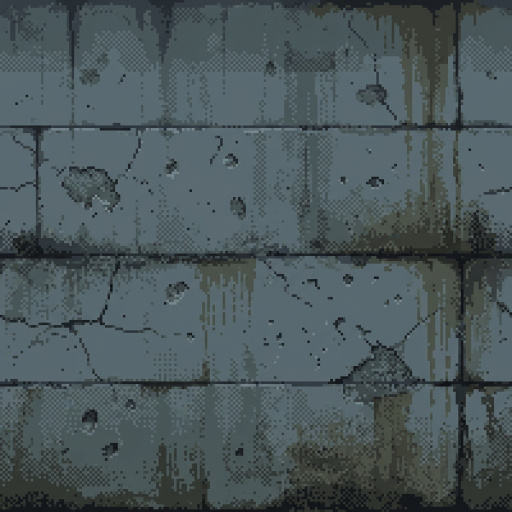
#> input picture pieces/sina-test/tex/basement.jpg, 1024 x 1024 px, given in place of basement.jpg_m.jpg, which was not available (shown at 1/2 size)
$ python layers.py ../../sina-test/tex/basement.jpg
#> lines starting #> are read from the running program, lines starting #| are printed output that depends on the picture; after the words box and inside, x2 and y2 are one past the last pixel; in counts of white or black regions, pixels touching at a corner belong together; pictures that were not available may be replaced by others from this repository, and a replacement may not be noted
# layers.py: splits board images into a foreground layer and an inpainted background for parallax.
# For each <name>, gen/layers/<name>_m.jpg is a Flow edit of the same image with everything but the foreground replaced by
# flat magenta. The magenta key (strong chroma, connected to the border) gives the mask on Flow's pixels; it is
# box-sampled onto the 240x134 native grid and applied to the native image (assets/<name>.png), so the pixels stay the
# approved ones. Background: the masked cells (grown 2 cells) are filled from the nearest unmasked cell in the same row,
# then the column (a stretched plate: only slivers of it ever show while the layers move a few cells).
import sys, numpy as np
from PIL import Image
from scipy import ndimage
D = '/Users/alanleiva/claude-proyectos/pieces/bells/'
NAMES = sys.argv[1:] or ['b02_plague', 'b02_war', 'b03_monks', 'b03_villagers', 'b04_died', 'b05_bell', 'b06_dogs', 'b07_window', 'b09_sunrise',
         'b12_rope', 'b16_historians', 'b20_empty', 'b21_carry', 'b23_above', 'b25_rang', 'b27_monk', 'b28_town', 'b29_empty']
STRUCT = {'b05_bell', 'b20_empty', 'b23_above', 'b25_rang', 'b29_empty'}
def fill_rows(img, m):   # nearest valid cell in 2D (a row-only fill smeared shadows across the ground)
    if not m.any(): return img.copy()
    _, (iy, ix) = ndimage.distance_transform_edt(m, return_indices=True)
    return img[iy, ix]
def fill_rows_old(img, m):
    out = img.copy(); h, w = m.shape
    for y in range(h):
        row = m[y]
        if not row.any(): continue
        if row.all(): continue
        idx = np.where(~row)[0]
        xs = np.arange(w); j = np.searchsorted(idx, xs); jl = idx[np.clip(j - 1, 0, len(idx) - 1)]; jr = idx[np.clip(j, 0, len(idx) - 1)]
        near = np.where(np.abs(xs - jl) <= np.abs(jr - xs), jl, jr)
        out[y, row] = img[y, near[row]]
    rows_all = m.all(1)
    for y in np.where(rows_all)[0]:   # fully masked rows: copy the nearest row
        free = np.where(~rows_all)[0]
        if not len(free): break
        out[y] = out[free[np.argmin(np.abs(free - y))]]
    return out
for n in NAMES:
    e = np.asarray(Image.open(D + f'gen/layers/{n}_m.jpg').convert('RGB')).astype(np.float32)
    mag = (e[..., 0] > 150) & (e[..., 2] > 150) & (e[..., 1] < 110)
#> mag: shape (1024, 1024) bool; every value is 0
    lab, _ = ndimage.label(mag); edge = np.unique(np.concatenate([lab[0], lab[-1], lab[:, 0], lab[:, -1]]))
#> after `lab, _ = ndimage.label(mag)`: lab: shape (1024, 1024) int32; every value is 0
#> after `edge = np.unique(np.concatenate([lab[0], lab[-1], lab[:, 0], lab[:, -1`: edge = [0]
    bg = np.isin(lab, edge[edge > 0]) | mag
    fg = ~ndimage.binary_dilation(bg, iterations=2)
#> fg: shape (1024, 1024) bool; every value is 1
    if n not in STRUCT: fg = ndimage.binary_fill_holes(fg)   # figures: no see-through holes; arches/towers keep their openings
    nat = np.asarray(Image.open(D + f'assets/{n}.png').convert('RGBA'))
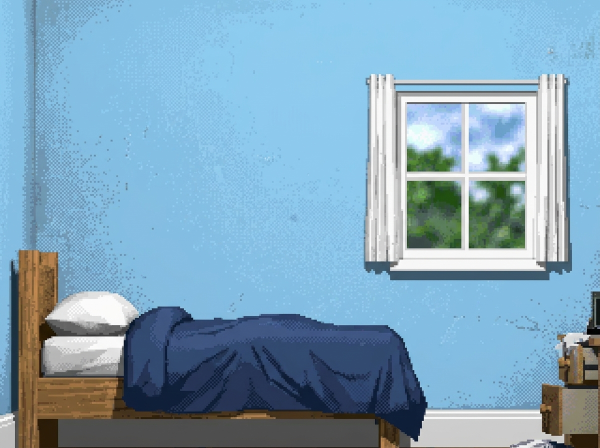
#> input picture pieces/sina-test/tex/bedroom.jpg, 1200 x 896 px, given in place of basement.jpg.png, which was not available (shown at 1/2 size)
    h, w = nat.shape[:2]
#> h = 896; w = 1200
    m = np.asarray(Image.fromarray((fg * 255).astype(np.uint8)).resize((w, h), Image.BOX)) > 110
#> m: shape (896, 1200) bool; every value is 1
    m = ndimage.binary_opening(m, iterations=1)
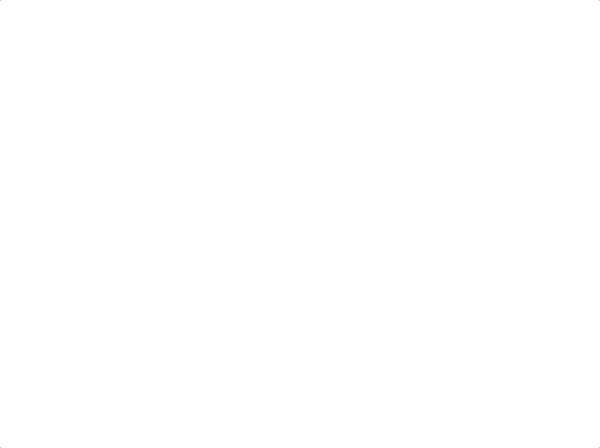
#> m: shape (896, 1200) bool (shown at 1/2 size); 100% white; black in thin lines or dots
    lab, k = ndimage.label(m)
#> lab: shape (896, 1200) int32; values 0 (black) and 1 (white), 100% white; black in thin lines or dots
#> k = 1
    if k > 1:   # drop tiny islands
        sz = ndimage.sum(m, lab, range(1, k + 1)); m = np.isin(lab, 1 + np.where(sz >= 12)[0])
    # parts the Flow isolation missed (a paw, a hand, a foot on snow): dark cells within 4 cells of the figure that sit on
    # a light background (judged on a first fill) and connect to the figure join the fg, so nothing of it stays in the bg
    first = fill_rows(nat[..., :3], ndimage.binary_dilation(m, iterations=2))[..., 0]
#> in fill_rows, `_, (iy, ix) = ndimage.distance_transform_edt(m, return_indices=True)`: iy: shape (896, 1200) int32; every value is -1
#> in fill_rows, `_, (iy, ix) = ndimage.distance_transform_edt(m, return_indices=True)`: ix: shape (896, 1200) int32; every value is 0
#> first: shape (896, 1200); every value is 188
    cand = ndimage.binary_dilation(m, iterations=4) & (nat[..., 0] <= 142) & (first >= 142)
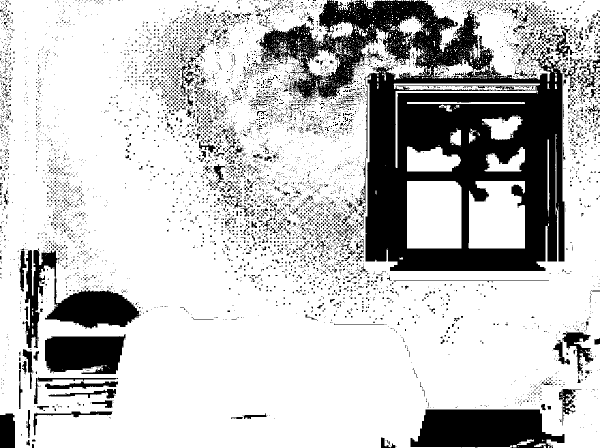
#> cand: shape (896, 1200) bool (shown at 1/2 size); 76.9% white; 7780 black regions (7365 under 20 px), largest, box (x1, y1, x2, y2) and area: (518, 0, 1166, 542) 143876, (821, 819, 1129, 896) 18845, (49, 500, 281, 696) 14647
    # small dark islands on white ground near the figure (shadows, a stray paw) go with the figure too
    near = ndimage.binary_dilation(m, iterations=12) & ~m
#> near: shape (896, 1200) bool; 0% white in thin lines or dots
    isl = near & (nat[..., 0] <= 142); lab, k = ndimage.label(isl)
#> after `isl = near & (nat[..., 0] <= 142)`: isl: shape (896, 1200) bool; 0% white in thin lines or dots
#> after `lab, k = ndimage.label(isl)`:
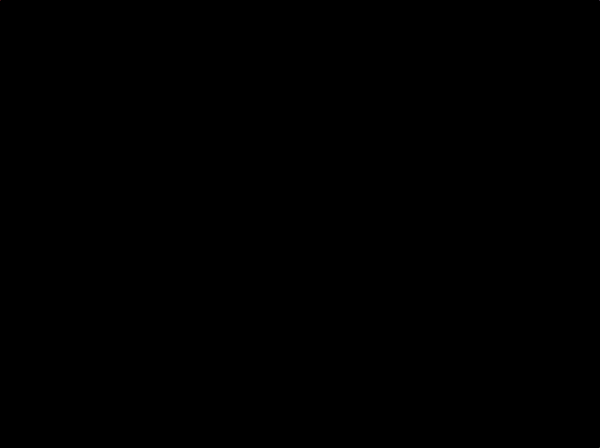
#> lab: shape (896, 1200) int32 (shown at 1/2 size); 4 distinct labels, from 0 to 3; one colour per label, 0 black
#> after `lab, k = ndimage.label(isl)`: k = 3
    feet = np.percentile(np.nonzero(m)[0], 50) if m.any() else 1e9   # only ground-level islands (shadows, paws): not houses or roofs
#> feet = 447.5
    for q, sl in enumerate(ndimage.find_objects(lab), 1):
        comp = lab == q; area = comp.sum()
        if area > 3000 or sl[0].start < feet: continue
        ring = ndimage.binary_dilation(comp, iterations=1) & ~comp
        if (nat[..., 0][ring] == 253).mean() > 0.55: m = m | comp
#> this loop made 3 passes
    f = nat.copy(); f[..., 3] = np.where(m, 255, 0); Image.fromarray(f).save(D + f'assets/{n}_fg.png')
#> after `f[..., 3] = np.where(m, 255, 0)`: f: shape (896, 1200, 4); mean R, G, B, A 127.7, 164.5, 187.2, 255
    grow = ndimage.binary_dilation(m, iterations=4)   # the bg is cleared 4 cells out (no figure pixels, no outline left)
    b = nat.copy(); b[..., :3] = fill_rows(nat[..., :3], grow); Image.fromarray(b).save(D + f'assets/{n}_bg.png')
    print(n, 'fg cells %.0f%%' % (m.mean() * 100))
#| ../../sina-test/tex/basement.jpg fg cells 100%
    if n == 'b07_window':   # the expression variant shares the mask
        nb = np.asarray(Image.open(D + 'assets/b07_window_b.png').convert('RGBA'))
        fb = nb.copy(); fb[..., 3] = np.where(m, 255, 0); Image.fromarray(fb).save(D + 'assets/b07_window_b_fg.png')

# ---- sky splits (no Flow edit needed): the background is the light region (clouds, fog, the face) connected to the top
# border; everything else (mountains, crag, monastery, village) is the foreground. Light = grey or white cells.
SKY = ['b01_monastery', 'b08_fog', 'face_closed', 'b11_slits', 'b11_half', 'reveal']
for n in (SKY if not sys.argv[1:] else []):
    nat = np.asarray(Image.open(D + f'assets/{n}.png').convert('RGBA')); L = nat[..., 0]
    light = (L >= 142) if n != 'b01_monastery' else (L == 253)   # b01: the crag is grey, only the white sky is sky
    lab, _ = ndimage.label(light); top = np.unique(lab[0]); sky = np.isin(lab, top[top > 0])
    sky = ndimage.binary_fill_holes(sky | (L == 0) & (np.arange(L.shape[0])[:, None] < 40)) if n != 'b01_monastery' else sky
    m = ~sky
    lab, k = ndimage.label(m)
    if k > 1: sz = ndimage.sum(m, lab, range(1, k + 1)); m = np.isin(lab, 1 + np.where(sz >= 20)[0])
    f = nat.copy(); f[..., 3] = np.where(m, 255, 0); Image.fromarray(f).save(D + f'assets/{n}_fg.png')
    grow = ndimage.binary_dilation(m, iterations=3)
    b = nat.copy(); b[..., :3] = fill_rows(nat[..., :3], grow); Image.fromarray(b).save(D + f'assets/{n}_bg.png')
    print(n, 'sky split, fg cells %.0f%%' % (m.mean() * 100))
